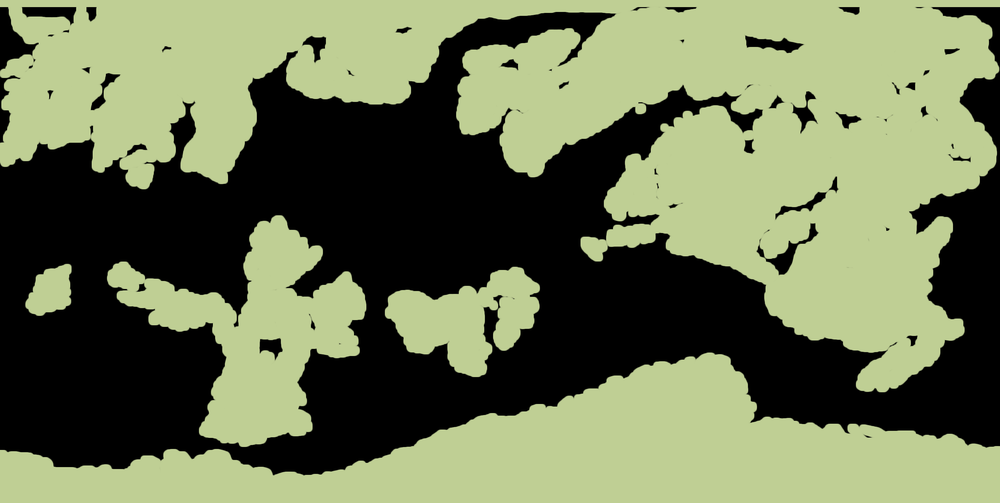
#> input picture web/tex/biome.png, 1000 x 503 px, shrunk from 3087 x 1554 before the run
$ python recolor_biome.py
#> lines starting #> are read from the running program, lines starting #| are printed output that depends on the picture; after the words box and inside, x2 and y2 are one past the last pixel; in counts of white or black regions, pixels touching at a corner belong together
#!/usr/bin/env python3
"""Recolour parts of the BAKED web/tex/biome.png without the source biome layers (Batch 6.5a).

  1. Mediterranean ('mediterannean') becomes green:  MED_OLD -> MED_NEW everywhere.
  2. The Alduran heartland - the uncovered patch inside the great desert that was baked with the 'default' lime
     colour - becomes hyper-arid:  DEFAULT_OLD -> HYPER_ARID, only inside the patch (not the stray default pixels on coasts).

The baked texture is a blurred composite, so edge pixels are mixtures of two palette colours. Each pixel is unmixed against
every pair of palette colours (best two-colour fit) to get the weight w of the colour being replaced, and then
        new = old + w * (NEW - OLD)
which keeps the soft blends between biomes intact. Idempotent only on the ORIGINAL texture: re-running on an already
recoloured file finds nothing to replace (pass --src to point at the original).
usage: python tools/recolor_biome.py [--src original_biome.png] [--out web/tex/biome.png]
"""
import argparse, itertools, pathlib
import numpy as np
from PIL import Image
from scipy import ndimage as ndi

PAL = {'default': '#bfcf94', 'Coniferous_forest': '#86a883', 'Tropical_rainforest': '#5d9a63',
       'temperate_decidous_forest': '#a7c383', 'mediterannean': '#cdb97f', 'shrubland': '#b8b585',
       'steppe': '#d8d594', 'semi_arid': '#dccaa0', 'semi_arid_desert': '#e4cf9c', 'hot_dry_desert': '#ebd7a4',
       'coastal_desert': '#dfd0a8', 'tundra': '#c6cdb9', 'arctic': '#f1f5f7'}
MED_NEW = '#97b36b'        # olive / sage green: distinct from the cooler conifer green and the paler deciduous green
HYPER_ARID = '#e6bb7e'     # scorched ochre, hotter than the pale hot_dry_desert sand
rgb = lambda h: np.array([int(h[i:i + 2], 16) for i in (1, 3, 5)], np.float32)
ROOT = pathlib.Path(__file__).resolve().parent.parent

def weights(px, cols, target, tol=6.0):
    """px: (N,3) float. Weight (0..1) of palette colour `target` in the best two-colour mixture explaining each pixel."""
    n = len(px); best = np.full(n, 1e9, np.float32); w = np.zeros(n, np.float32)
    for i, j in itertools.combinations_with_replacement(range(len(cols)), 2):
        ci, cj = cols[i], cols[j]; d = ci - cj; dd = float(d @ d)
        a = np.zeros(n, np.float32) if dd == 0 else np.clip(((px - cj) @ d) / dd, 0, 1)      # weight of colour i
        res = np.linalg.norm(px - (a[:, None] * ci + (1 - a[:, None]) * cj), axis=1)
        take = res < best - 1e-3
        wt = a if i == target else (1 - a if j == target else np.zeros(n, np.float32))
        if i == j: wt = np.ones(n, np.float32) if i == target else np.zeros(n, np.float32)
        best = np.where(take, res, best); w = np.where(take, wt, w)
    return np.where(best <= tol, w, 0.0).astype(np.float32)

def main():
    ap = argparse.ArgumentParser(); ap.add_argument('--src', default=str(ROOT / 'web/tex/biome.png')); ap.add_argument('--out', default=str(ROOT / 'web/tex/biome.png'))
    a = ap.parse_args()
    img = np.array(Image.open(a.src).convert('RGB')); H, W, _ = img.shape; px = img.reshape(-1, 3).astype(np.float32)
#> in main, img is the input picture: shape (503, 1000, 3); mean R, G, B 108.6, 117.7, 84.1
#> after `H, W, _ = img.shape`: H = 503; W = 1000
    names = list(PAL); cols = np.array([rgb(PAL[k]) for k in names]); mi, di = names.index('mediterannean'), names.index('default')
    land = px.sum(1) > 0                                                   # (0,0,0) is the empty area far from any land
    out = px.copy()

    # 1) Mediterranean, globally. Only pixels near the colour can contain it: pre-filter to keep this fast.
    near = land & (np.abs(px - rgb(PAL['mediterannean'])).max(1) < 60)
    idx = np.where(near)[0]; w = weights(px[idx], cols, mi)
#> in weights, `n = len(px)`: n = 282933
#> the loop in weights, `for i, j in itertools.combinations_with_replacement(range(len(cols)), ..` made 91 passes
#> (i, j, ci, cj, d, dd) on passes 2 to 11: (0, 1, [191, 207, 148], [134, 168, 131], [57, 39, 17], 5059), (0, 2, [191, 207, 148], [93, 154, 99], [98, 53, 49], 14814), (0, 3, [191, 207, 148], [167, 195, 131], [24, 12, 17], 1009), (0, 4, [191, 207, 148], [205, 185, 127], [-14, 22, 21], 1121), (0, 5, [191, 207, 148], [184, 181, 133], [7, 26, 15], 950), (0, 6, [191, 207, 148], [216, 213, 148], [-25, -6, 0], 661), (0, 7, [191, 207, 148], [220, 202, 160], [-29, 5, -12], 1010), (0, 8, [191, 207, 148], [228, 207, 156], [-37, 0, -8], 1433), (0, 9, [191, 207, 148], [235, 215, 164], [-44, -8, -16], 2256), (0, 10, [191, 207, 148], [223, 208, 168], [-32, -1, -20], 1425)
#> dd on passes 64, 71, 77, 82, 86, 89: 0, 0, 0, 0, 0, 0
    out[idx] += w[:, None] * (rgb(MED_NEW) - rgb(PAL['mediterannean']))
    print('mediterranean pixels recoloured:', int((w > 0.5).sum()))
#| mediterranean pixels recoloured: 0

    # 2) the heartland patch = the big connected blob of the exact default colour; blend zone = patch dilated by 14 px
    exact = (np.abs(img.astype(int) - rgb(PAL['default']).astype(int)).sum(2) <= 3)
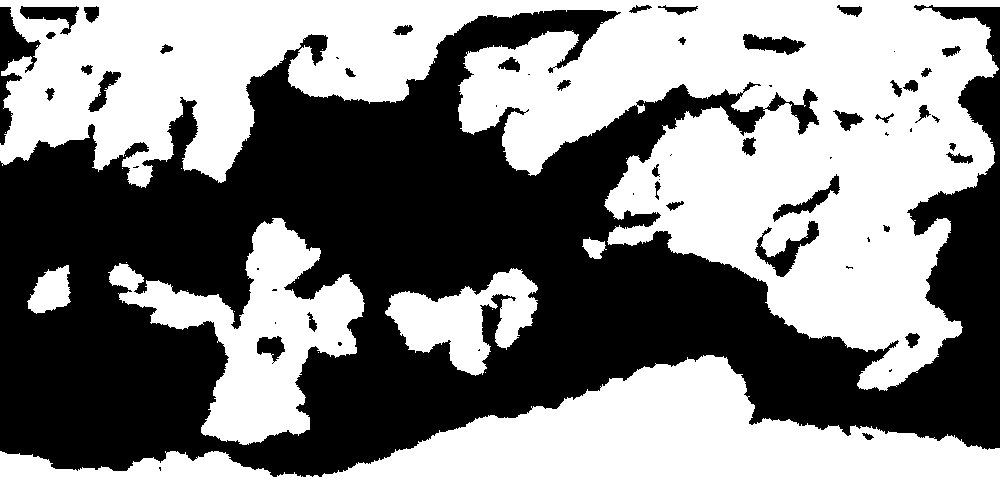
#> exact: shape (503, 1000) bool; 53.2% white; 60 black regions (21 under 20 px), largest, box (x1, y1, x2, y2) and area: (0, 5, 1000, 477) 225794, (0, 7, 41, 145) 1952, (755, 221, 819, 277) 1082
    lab, n = ndi.label(exact); sizes = ndi.sum(exact, lab, range(1, n + 1)); big = 1 + int(np.argmax(sizes))
#> after `lab, n = ndi.label(exact)`:
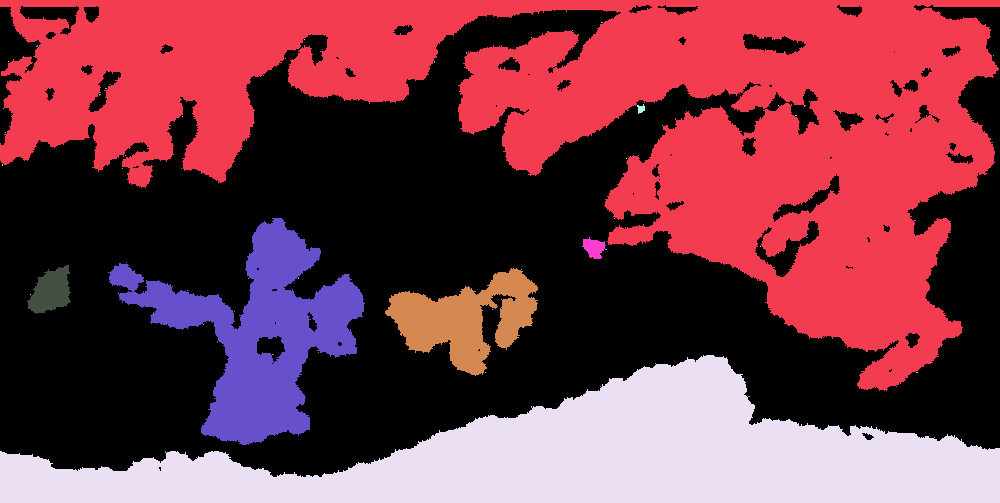
#> lab: shape (503, 1000) int32; 76 distinct labels, from 0 to 75; one colour per label, 0 black
#> after `lab, n = ndi.label(exact)`: n = 75
#> after `sizes = ndi.sum(exact, lab, range(1, n + 1))`: sizes = 75 values, max 164982 at index 0, min 1 at index 2, mean 3569.8
#> after `big = 1 + int(np.argmax(sizes))`: big = 1
    patch = lab == big; zone = ndi.binary_dilation(patch, iterations=14).reshape(-1)
#> after `patch = lab == big`:
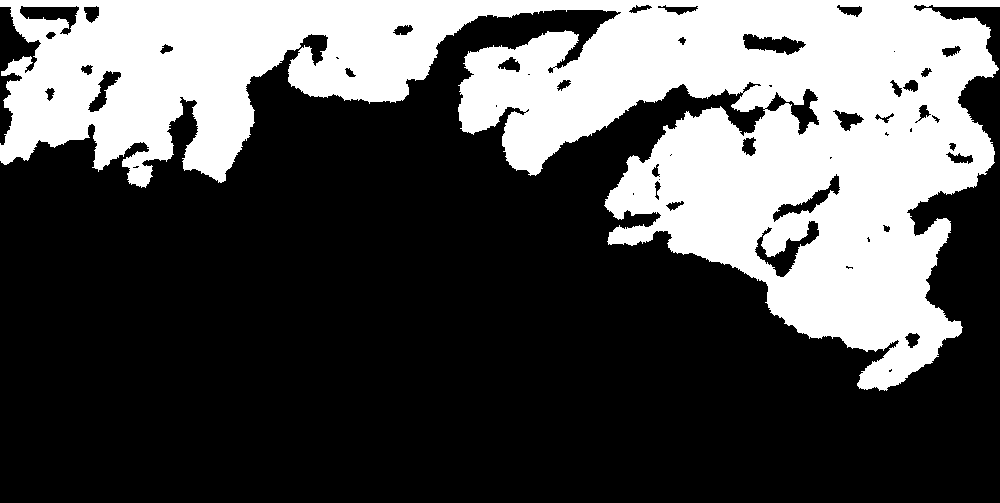
#> patch: shape (503, 1000) bool; 32.8% white; 1 white region, box (x1, y1, x2, y2) and area: (0, 0, 1000, 391) 164982
    print('heartland patch: %d px, %.1f%% of all default-coloured pixels' % (patch.sum(), 100 * patch.sum() / max(exact.sum(), 1)))
#| heartland patch: 164982 px, 61.6% of all default-coloured pixels
    idx = np.where(zone & land)[0]; w = weights(px[idx], cols, di)
#> the loop in weights (call 2), `for i, j in itertools.combinations_with_replacement(range(len(cols)), ..` made 91 passes
    out[idx] += w[:, None] * (rgb(HYPER_ARID) - rgb(PAL['default']))
    print('heartland pixels recoloured:', int((w > 0.5).sum()))
#| heartland pixels recoloured: 170956

    Image.fromarray(np.clip(out + .5, 0, 255).astype(np.uint8).reshape(H, W, 3), 'RGB').save(a.out, optimize=True)
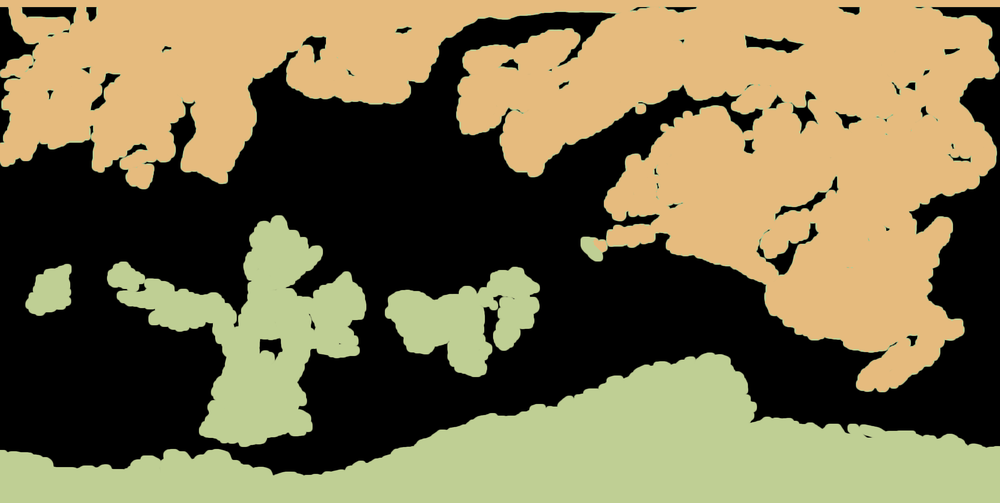
#> saved as biome.png: PIL image 1000x503 RGB; mean R, G, B 121.8, 110.9, 76.7
    print('wrote', a.out)

if __name__ == '__main__':
    main()
